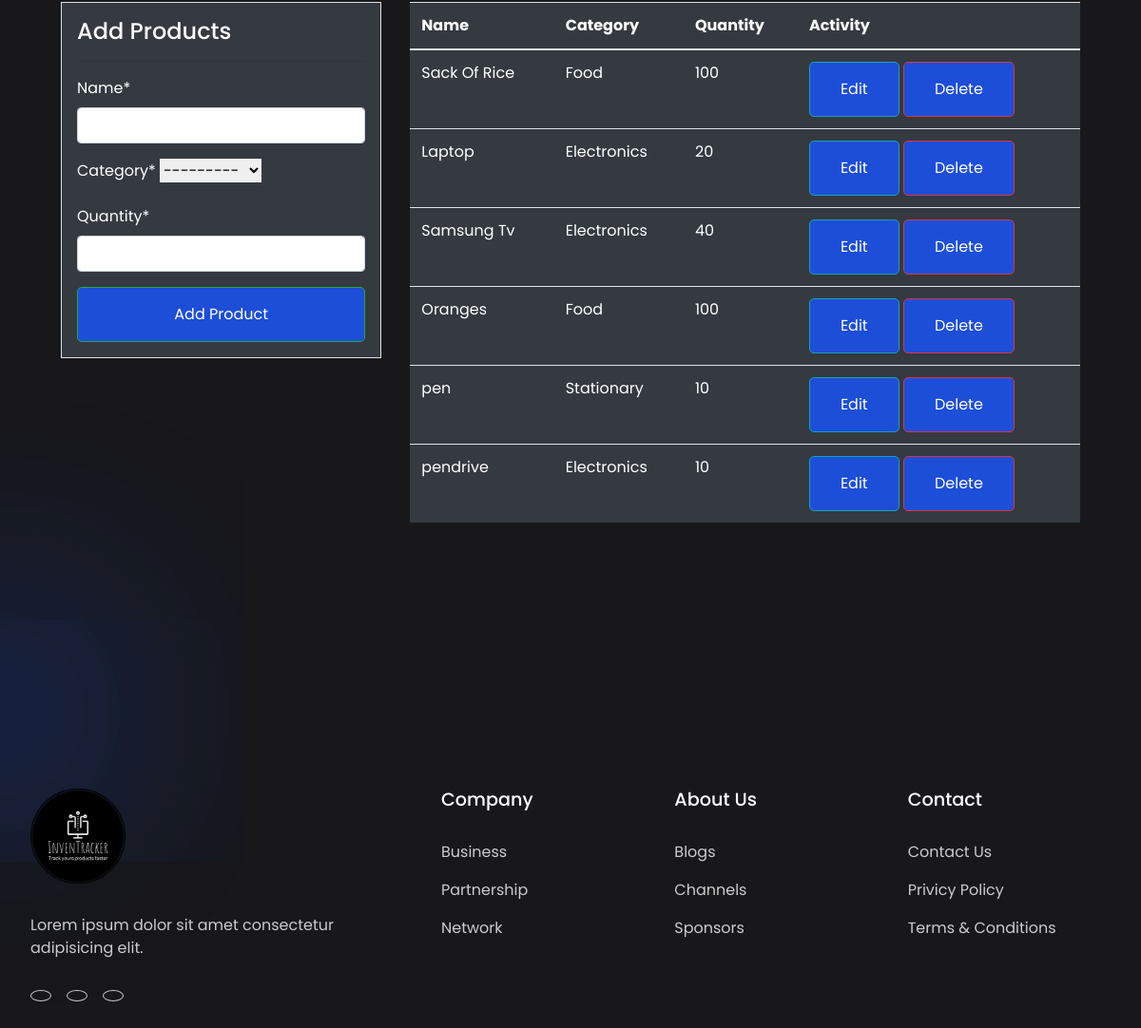
Before: /product/ (signed in, lower part) with the older database file.
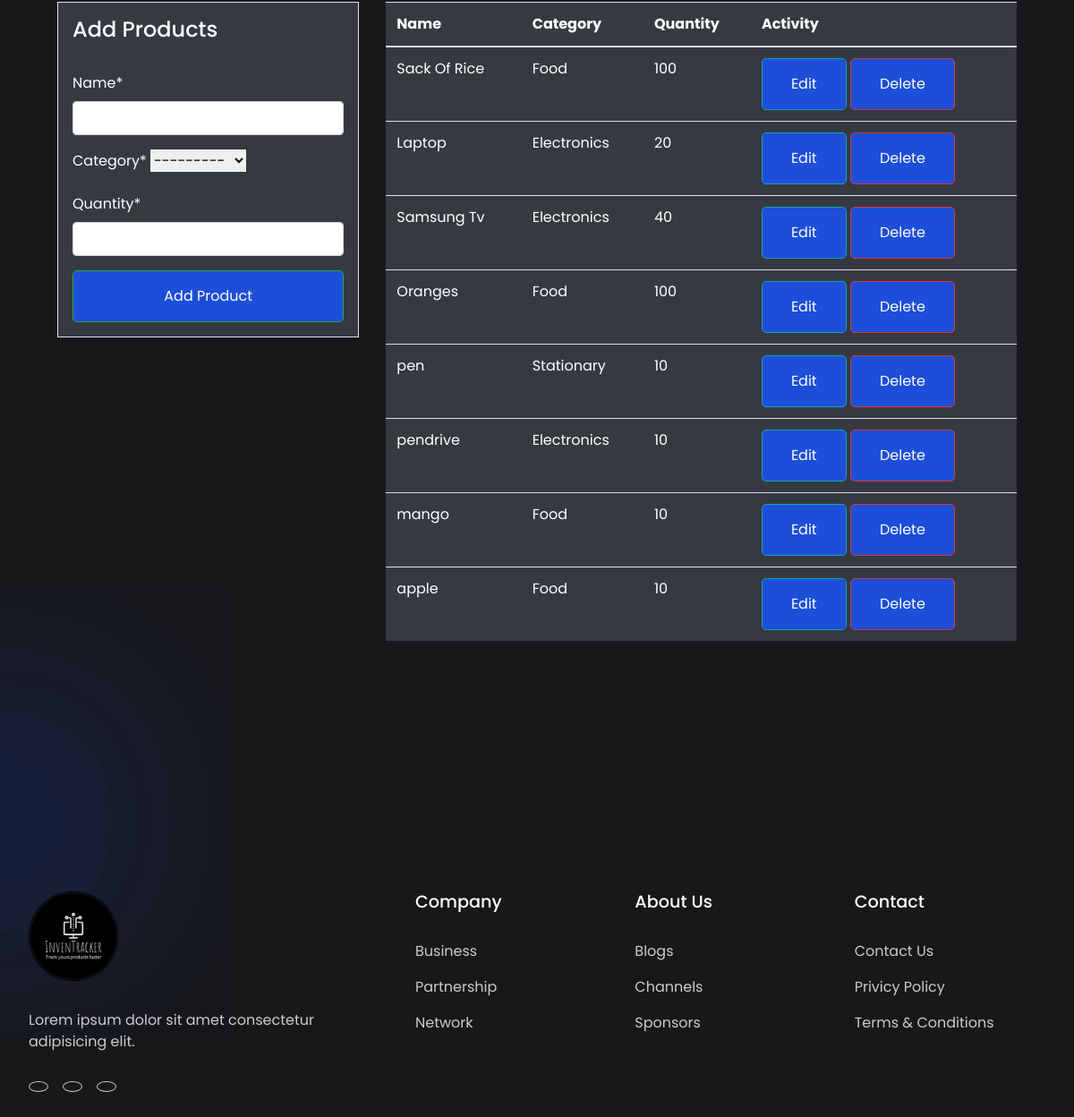
After: the same page with the newer database file.
### dashboard/models.py (models this page shows, shortened)
class Product(models.Model):
  name = models.CharField(max_length=100, null=True)
  category = models.CharField(max_length=20,choices=CATEGORY,null=True)
  quantity = models.PositiveIntegerField(null=True)
  class Meta:
    verbose_name_plural = 'Product'

### dashboard/views.py (the view)
# urls.py: path('product/',views.product,name='dashboard-product'),
@login_required
def product(request):
  orders = Order.objects.all()
  orders_count = orders.count()
  items = Product.objects.all()
  product_count=items.count()
  workers = User.objects.all()
  workers_count = workers.count()
  if request.method == "POST":
    form = ProductForm(request.POST)
    if form.is_valid():
      form.save()
      product_name = form.cleaned_data.get('name')
      messages.success(request,f'{product_name} has been added')
      return redirect('dashboard-product')
  else:
    form = ProductForm()
  context={
    'items':items,
    'form':form,
    'workers_count':workers_count,
    'orders_count':orders_count,
    'product_count':product_count
  }
  return render(request,'dashboard/product.html',context)

### dashboard/forms.py
class ProductForm(forms.ModelForm):
   class Meta:
      model = Product
      fields=['name','category','quantity']

### templates/dashboard/product.html (shortened to what this page needs)
<!DOCTYPE html>
<html lang="en">
<head>
    <link rel="stylesheet" href="https://cdnjs.cloudflare.com/ajax/libs/remixicon/3.5.0/remixicon.min.css">
    <link rel="stylesheet" href="style.css">
    <link rel="stylesheet" href="https://cdn.jsdelivr.net/npm/bootstrap@4.6.0/dist/css/bootstrap.min.css"
>
    <link rel="stylesheet" href="https://cdn.jsdelivr.net/npm/bootstrap@4.6.2/dist/css/bootstrap.min.css">
<link rel="stylesheet" href="https://use.fontawesome.com/releases/v5.15.2/css/all.css"
>
</head>
<body>
    <section class="container">
        <div class="container">
            <div class="row my-4">
                <div class="col-md-4">
                    <div class="border bg-dark p-3 text-white">
                        <h4>Add Products</h4>
                        <hr>
                        {% load crispy_forms_tags %}
                        <form method="POST">
                            {{form|crispy}}
                            <input class="btn btn-success btn-block" type="submit" value="Add Product">
                        </form>
                    </div>
                </div>
                <div class="col-md-8">
                    <table class="table bg-dark">
                        <thead class="bg-dark">
                            <tr class="text-white">
                                <th scope="col">Name</th>
                                <th scope="col">Category</th>
                                <th scope="col">Quantity</th>
                                <th scope="col">Activity</th>
                            </tr>
                        </thead>
                        <tbody>
                            {% for item in items %}
                            <tr class="text-white">
                                <td>{{ item.name }}</td>
                                <td>{{ item.category }}</td>
                                <td>{{ item.quantity }}</td>
                                <td>
                                    <a class="btn btn-info btn-sm" href="{% url 'dashboard-product-update' item.id %}">Edit</a>
                                    <a class="btn btn-danger btn-sm" href="{% url 'dashboard-product-delete' item.id %}">Delete</a>
                                </td>
                            </tr>
                            {% endfor %}
                        </tbody>
                    </table>
                </div>
            </div>
        </div>
    </section>
    <footer class="container">
        <div class="column">
            <div class="logo">
                <img src="images/logo.png">
            </div>
            <p>
                Lorem ipsum dolor sit amet consectetur adipisicing elit.
            </p>
            <div class="socials">
                <a href="#"></a>
                <a href="#"></a>
                <a href="#"></a>
            </div>
        </div>
        <div class="column">
            <h4>Company</h4>
            <a href="#">Business</a>
            <a href="#">Partnership</a>
            <a href="#">Network</a>
        </div>
        <div class="column">
            <h4>About Us</h4>
            <a href="#">Blogs</a>
            <a href="#">Channels</a>
            <a href="#">Sponsors</a>
        </div>
        <div class="column">
            <h4>Contact</h4>
            <a href="#">Contact Us</a>
            <a href="#">Privicy Policy</a>
            <a href="#">Terms & Conditions</a>
        </div>
    </footer>
</body>
</html>

Changed rows visible on the page:
added Product: name "mango", category "Food", quantity "10"
added Product: name "apple", category "Food", quantity "10"
